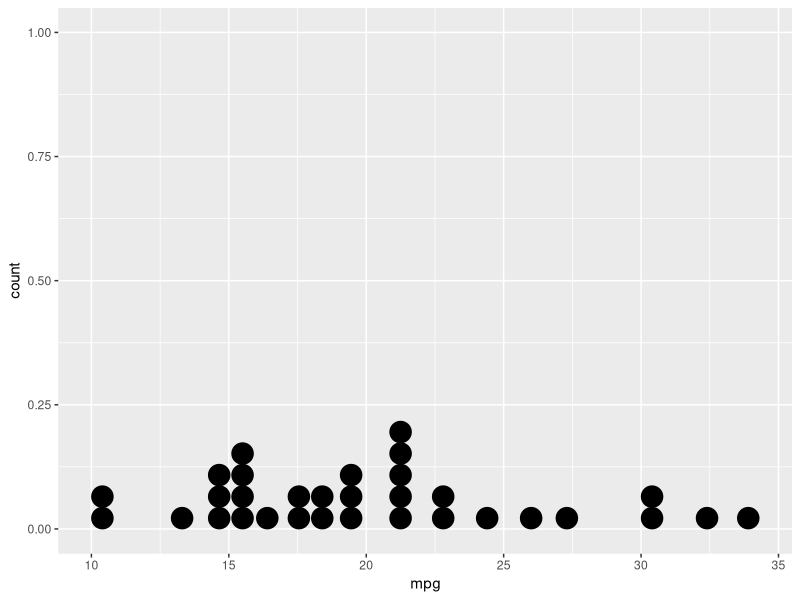
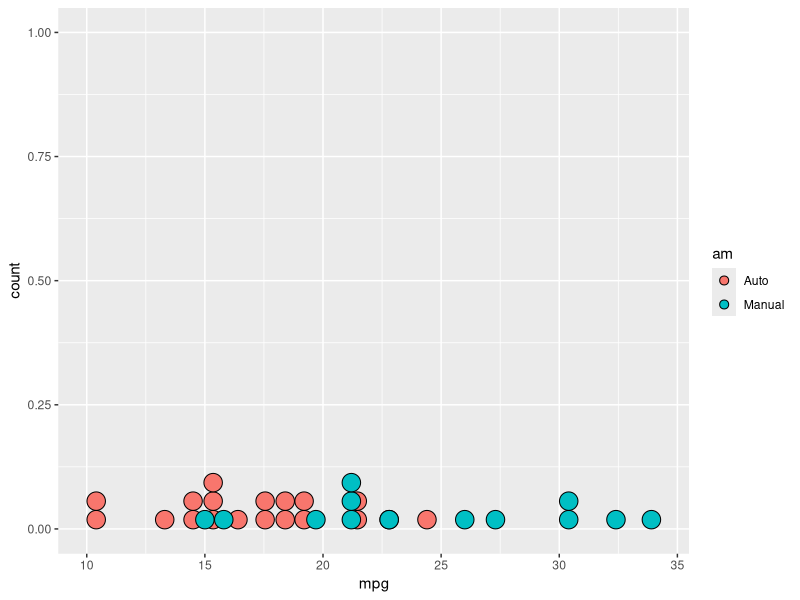
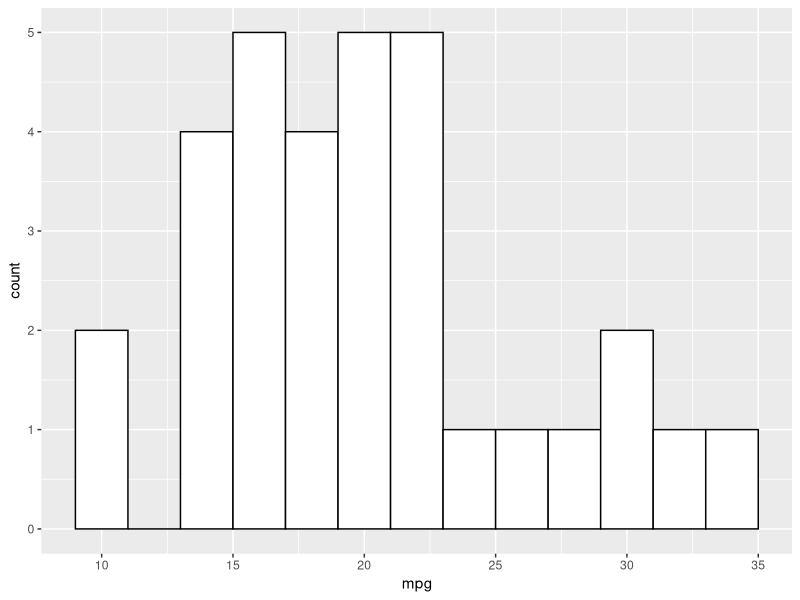
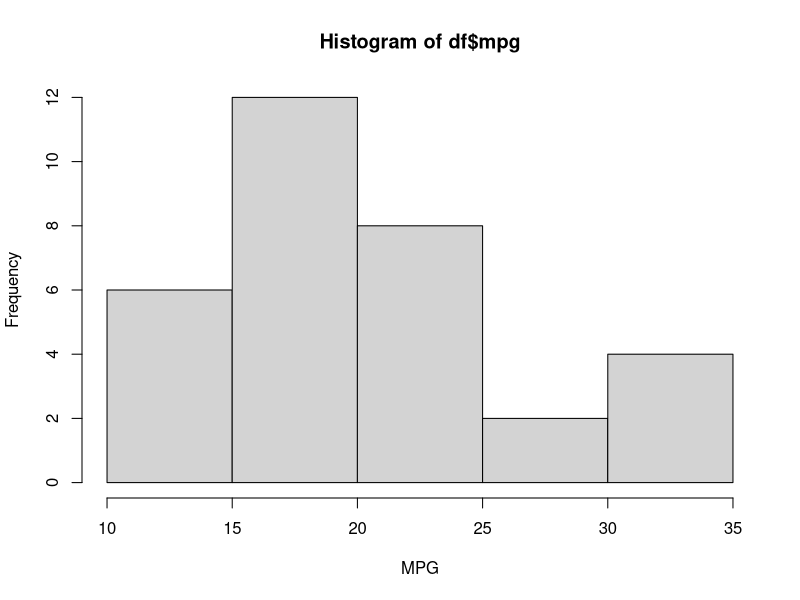
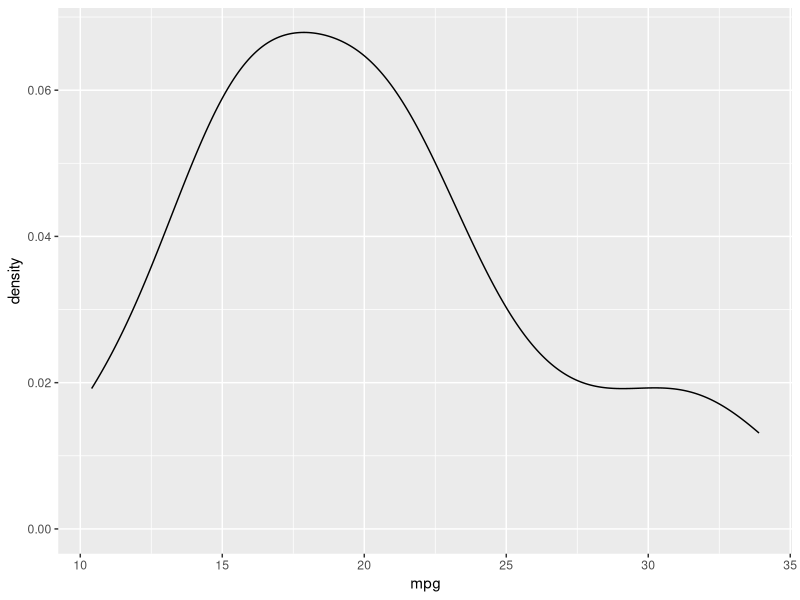
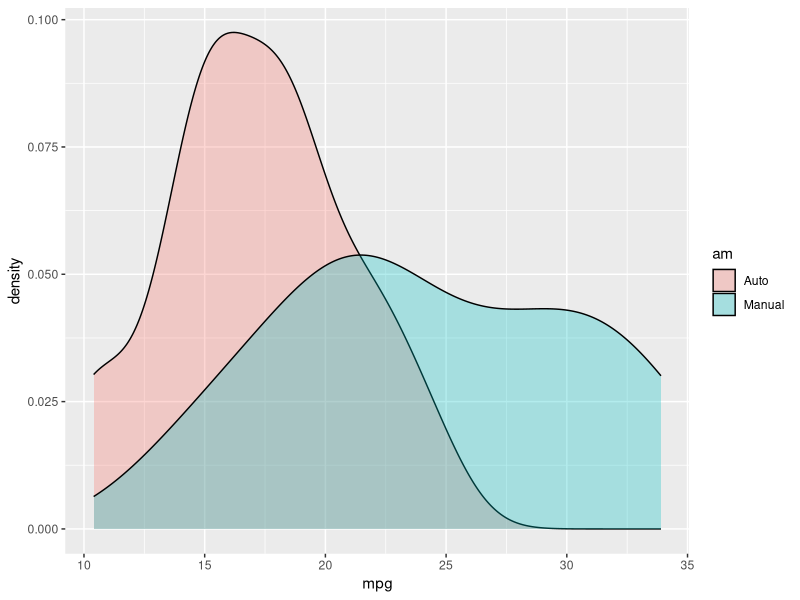
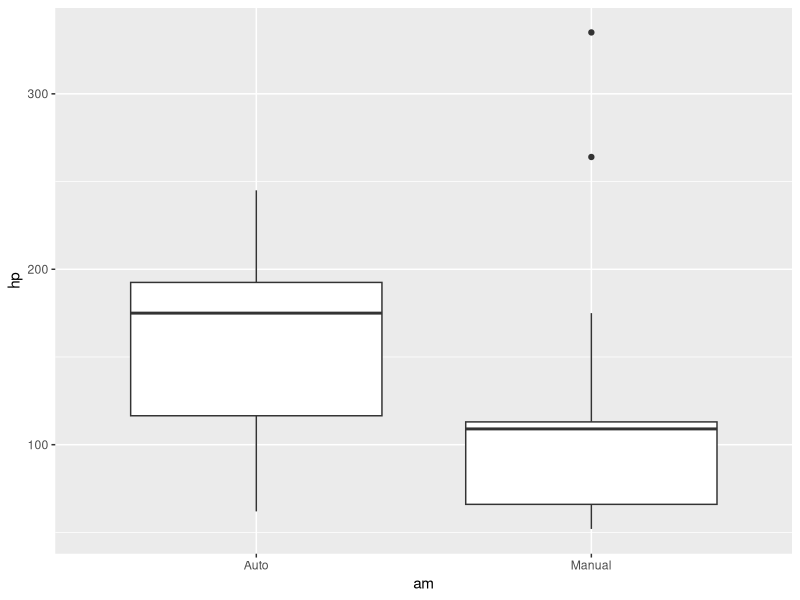
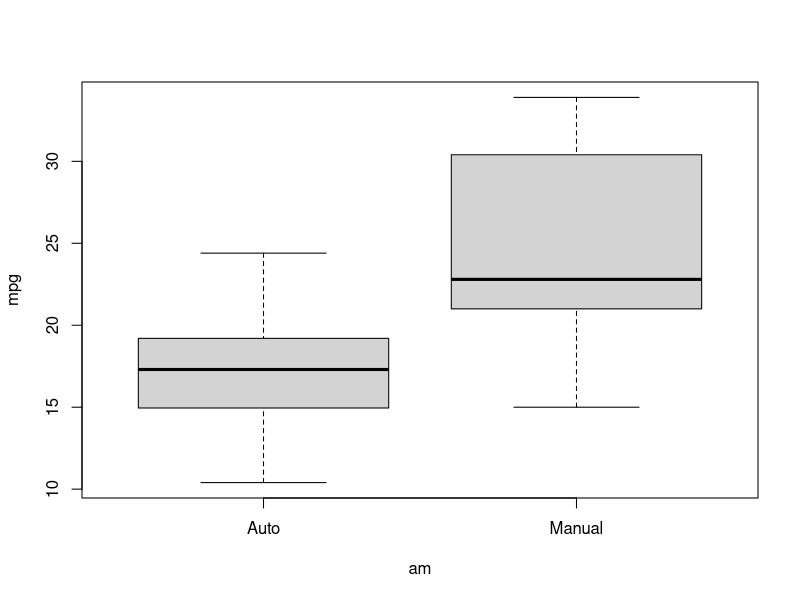

Source code (R) for these figures, in order:
df <- mtcars
df$vs <- factor(df$vs, labels=c("V", "S"))
df$am <- factor(df$am, labels=c("Auto", "Manual"))

library(ggplot2)

ggplot(df, aes(x = mpg))+
  geom_dotplot()

ggplot(df, aes(x = mpg, fill = am))+
  geom_dotplot()

ggplot(df, aes(x = mpg))+
  geom_histogram(fill = "white", col = "black", binwidth=2)

hist(df$mpg, xlab = "MPG")

ggplot(df, aes(x = mpg))+
  geom_density()

ggplot(df, aes(x = mpg, fill = am))+
  geom_density(alpha=0.3)

ggplot(df, aes(x = am, y = hp))+
  geom_boxplot()


boxplot(mpg ~ am, df)


ggplot(df, aes(x = am, y = hp, col = vs))+
  geom_boxplot()


ggplot(df, aes(x = mpg, y = hp, col = vs, size = qsec))+
  geom_point()


plot(df$mpg, df$hp, xlab = "MPG", ylab = "HP")
